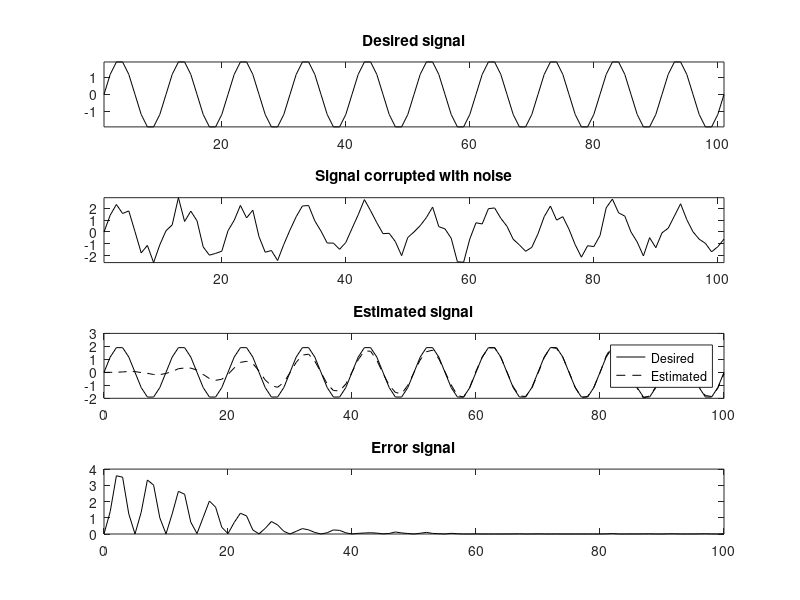

Write the MATLAB code that produced this figure.
clear; clc; close all;

% Generation of desired signal
f = 1000; fsamp = 10000;
t = 0:1/fsamp:0.01;
d = 2 * sin(2 * pi * f * t);

subplot(4, 1, 1), plot(d, 'k'); title('Desired signal'); axis tight;

% Generation of corrupted signal
N = numel(d);  % Number of elements
x = d + 0.5 * randn(1, N);
subplot(4, 1, 2), plot(x, 'k'); title('Signal corrupted with noise'); axis tight;

% LMS Adaptive filtering
mu = 0.002;
M = 256;
nk = 0:N-1;
u = zeros(M, 1);
w = zeros(M, 1);
y = zeros(1, N);
e = zeros(1, N);

for n = 1:N
    u = [x(n); u(1:end-1)];
    y(n) = w' * u;
    e(n) = d(n) - y(n);
    w = w + mu * e(n) * u;
end

subplot(4, 1, 3); plot(nk, d, 'k', nk, y, '--k'); title('Estimated signal');
legend('Desired', 'Estimated');
subplot(4, 1, 4); plot(nk, e.^2, 'k'); title('Error signal');

% Save the figure as PNG
saveas(gcf, 'lms_adaptive_filter.png');
